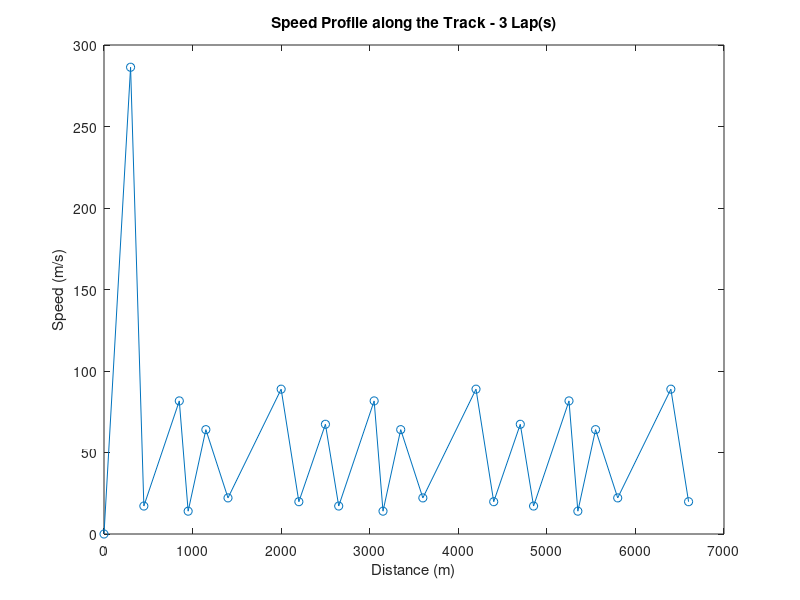

This chart was generated by the following MATLAB code:
% Car Parameters
% Formula 1 Car Standard
engine_power = 120 * 1000; % Convert kW to watts
car_mass = 798 + 80; % kg (car + driver)
drag_co = 1; % 0.7 to 1.4 for F1 cars
A = 1.3; % Frontal area m^2

% F1 Track Layout: A loop of straights and curves
track = [
    struct('type', 'straight', 'length', 300, 'radius', NaN),
    struct('type', 'curve', 'length', 150, 'radius', 30),
    struct('type', 'straight', 'length', 400, 'radius', NaN),
    struct('type', 'curve', 'length', 100, 'radius', 20),
    struct('type', 'straight', 'length', 200, 'radius', NaN),
    struct('type', 'curve', 'length', 250, 'radius', 50),
    struct('type', 'straight', 'length', 600, 'radius', NaN),
    struct('type', 'curve', 'length', 200, 'radius', 40)
];

% Function to calculate time and final speed on straights and curves
function [time, v_final] = calculate_segment_time(section, v_initial, car_mass, engine_power)
    if strcmp(section.type, 'straight')
        force = engine_power / max(v_initial, 1); % Avoid division by zero
        acceleration = force / car_mass; % Newton's second law
        v_final = sqrt(v_initial^2 + 2 * acceleration * section.length);
        v_avg = (v_initial + v_final) / 2;
        time = section.length / v_avg;
    elseif strcmp(section.type, 'curve')
        v_final = sqrt(9.81 * section.radius); % Centripetal force limit
        v_avg = min(v_initial, v_final); % Reduce speed in curves
        time = section.length / v_avg;
    end
end

% Simulate multiple laps
num_laps = 3; % Set number of laps
total_time = 0;
v_initial = 0; % Initial speed
distances = [0]; % Start with distance 0
speeds = [v_initial]; % Start with initial speed

for lap = 1:num_laps
    for i = 1:length(track)
        section = track(i);
        [time, v_final] = calculate_segment_time(section, v_initial, car_mass, engine_power);
        
        % Accumulate the lap time and store distances and speeds
        total_time = total_time + time;
        distances(end+1) = distances(end) + section.length;
        speeds(end+1) = v_final;
        
        % Update the initial speed for the next section
        v_initial = v_final;
    end
end

disp(total_time)

% Plot the speed profile along the track
figure;
plot(distances, speeds, '-o');
xlabel('Distance (m)');
ylabel('Speed (m/s)');
title(['Speed Profile along the Track - ' num2str(num_laps) ' Lap(s)']);
